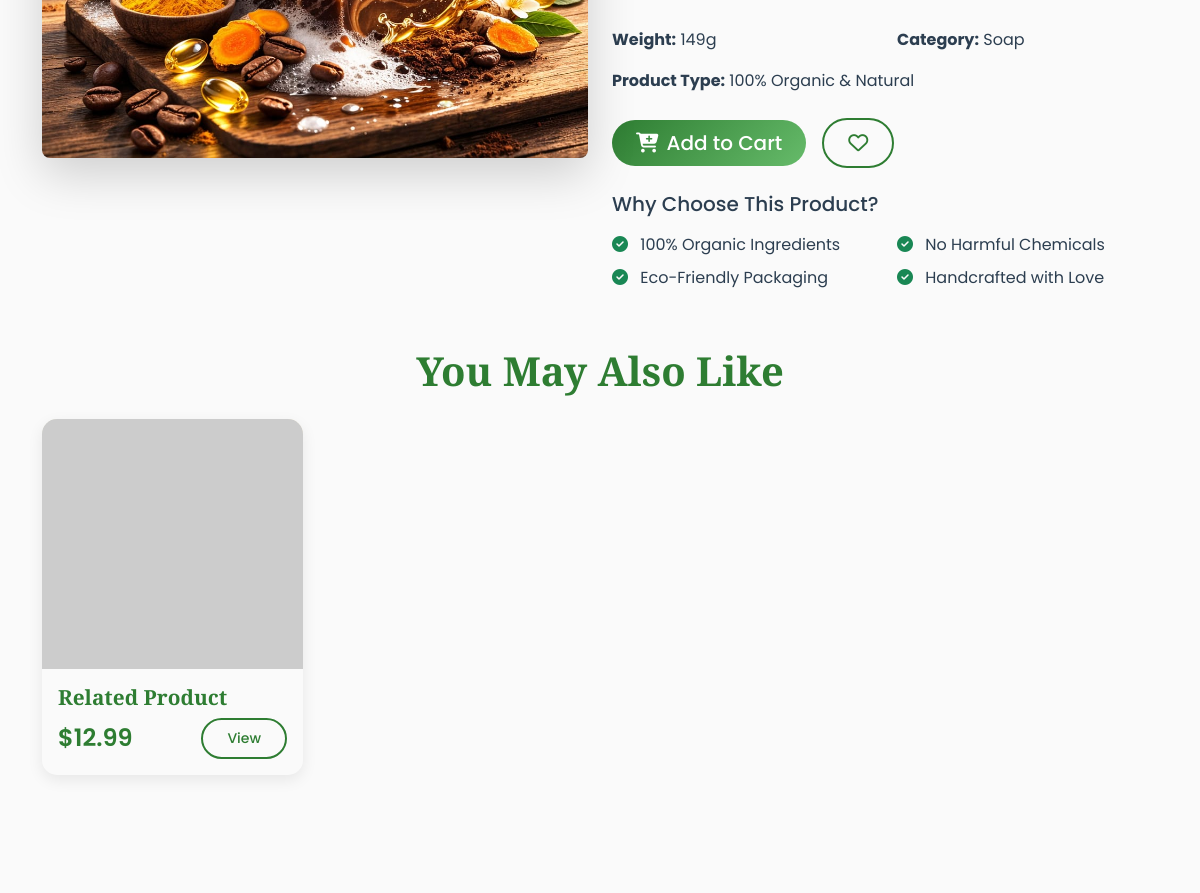
Before: /product/1 (middle part) with the older database file.
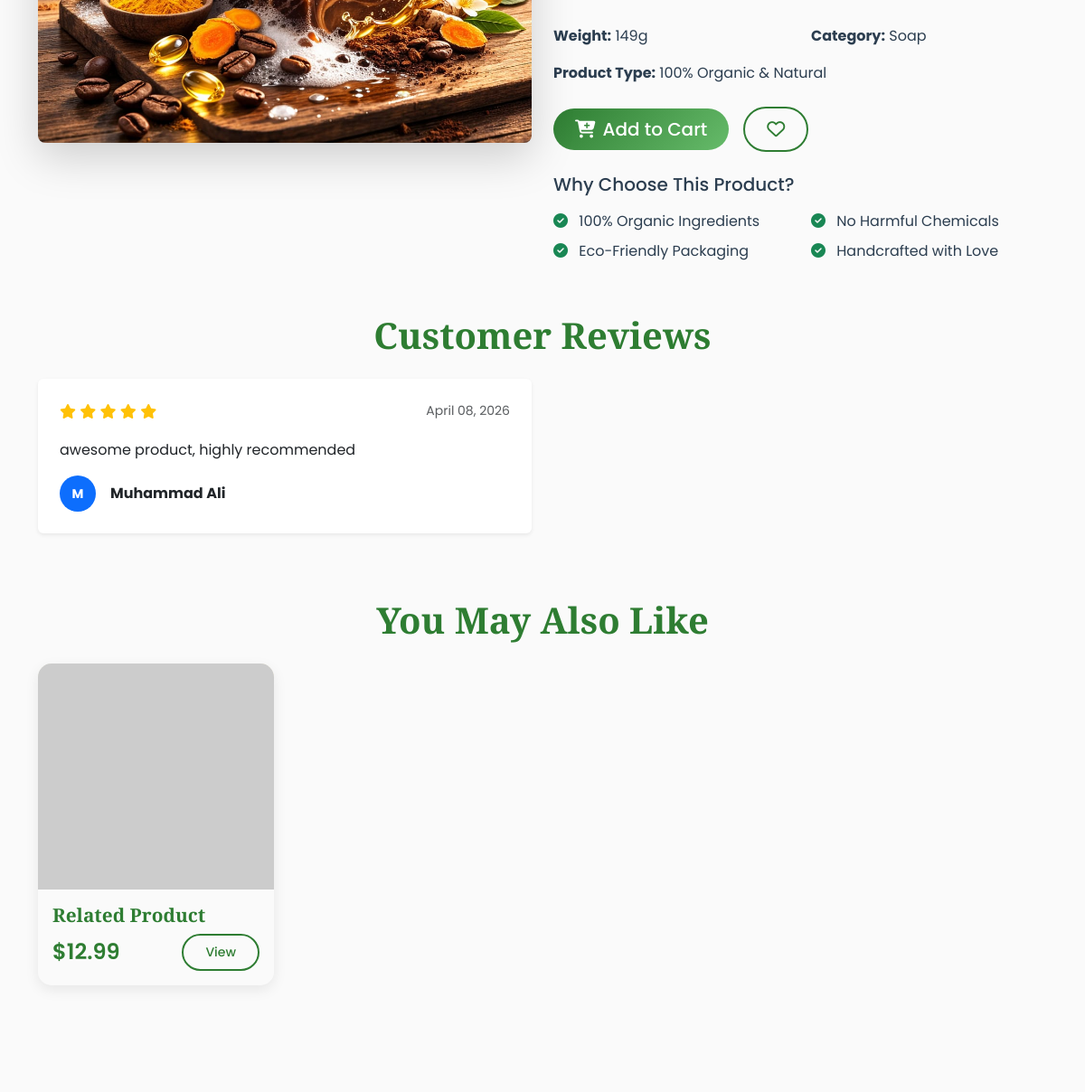
After: the same page with the newer database file.
### app.py (models this page shows)
class Review(db.Model):
    id = db.Column(db.Integer, primary_key=True)
    reviewer_name = db.Column(db.String(100), nullable=False)
    rating = db.Column(db.Integer, nullable=False)  # 1-5 stars
    review_text = db.Column(db.Text, nullable=False)
    review_date = db.Column(db.DateTime, nullable=False)  # Manually set by admin
    product_id = db.Column(db.Integer, db.ForeignKey('product.id'), nullable=True)  # Optional product link
    is_visible = db.Column(db.Boolean, default=True)
    created_at = db.Column(db.DateTime, default=datetime.utcnow)
    product = db.relationship('Product', backref='reviews')

### app.py (the view)
@app.route('/product/<int:product_id>')
def product_detail(product_id):
    product = Product.query.get_or_404(product_id)
    product_reviews = Review.query.filter_by(product_id=product_id, is_visible=True).order_by(Review.review_date.desc()).all()
    return render_template('product_detail.html', product=product, product_reviews=product_reviews)

### app.py (called while the page is built)
@app.context_processor
def utility_processor():
    def format_price(price):
        if not price:
            price = 0
        symbol = NATIVE_CURRENCY['symbol']
        return f"{symbol} {int(price):,}"
    return dict(format_price=format_price, currency=NATIVE_CURRENCY)

@app.after_request
def add_security_headers(response):
    response.headers['X-Content-Type-Options'] = 'nosniff'
    response.headers['X-Frame-Options'] = 'SAMEORIGIN'
    response.headers['X-XSS-Protection'] = '1; mode=block'
    if not app.debug:
        response.headers['Strict-Transport-Security'] = 'max-age=31536000; includeSubDomains'
    return response

### templates/product_detail.html (shortened to what the changed rows need)
{% extends "base.html" %}
{% block content %}
<div class="container py-5">
    {% if product_reviews %}
    <div class="mt-5">
        <h3 class="section-title text-center mb-4">Customer Reviews</h3>
        <div class="row">
            {% for review in product_reviews %}
            <div class="col-lg-6 mb-4">
                <div class="card border-0 shadow-sm">
                    <div class="card-body p-4">
                        <div class="d-flex justify-content-between mb-3">
                            <div class="text-warning">
                                {% for i in range(review.rating) %}
                                <i class="fas fa-star"></i>
                                {% endfor %}
                            </div>
                            <small class="text-muted">{{ review.review_date.strftime('%B %d, %Y') }}</small>
                        </div>
                        <p class="card-text mb-3">{{ review.review_text }}</p>
                        <div class="d-flex align-items-center">
                            <div class="bg-primary text-white rounded-circle d-flex align-items-center justify-content-center me-3" style="width: 40px; height: 40px;">
                                <span class="fw-bold small">{{ review.reviewer_name[0] }}</span>
                            </div>
                            <strong>{{ review.reviewer_name }}</strong>
                        </div>
                    </div>
                </div>
            </div>
            {% endfor %}
        </div>
    </div>
    {% endif %}
</div>
{% endblock %}

Changed rows visible on the page:
added Review: rating 5 (drawn), review_date "April 08, 2026", review_text "awesome product, highly recommended", reviewer_name "M", reviewer_name "Muhammad Ali"
Other visible differences:
text now shown: "Customer Reviews"
